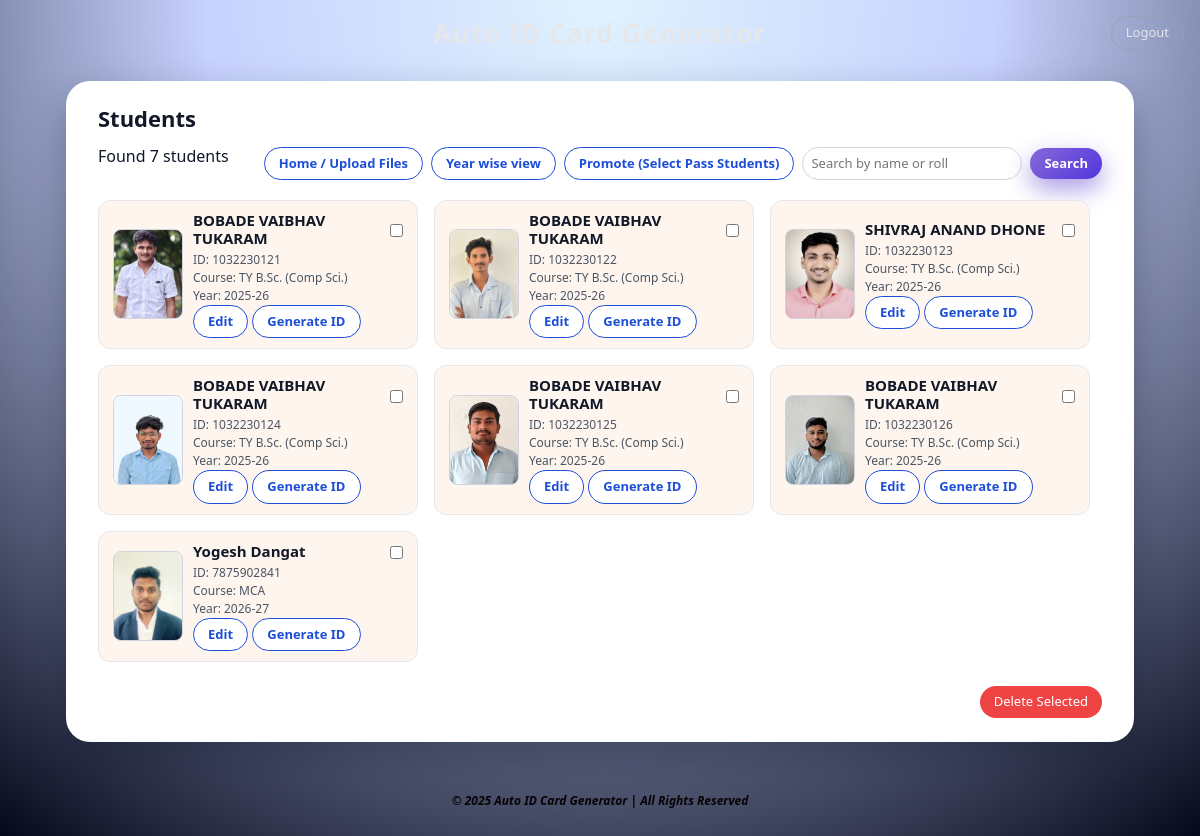
Page /students (signed in) on the committed database.
### database.py (models this page shows)
class Student(db.Model):
    __tablename__ = "students"
    id = db.Column(db.Integer, primary_key=True)
    student_code = db.Column(db.String(50), unique=True, nullable=False)  # roll / id
    full_name = db.Column(db.String(150), nullable=False)
    class_name = db.Column(db.String(80))
    year_text = db.Column(db.String(30))
    dob = db.Column(db.String(20))
    contact_no = db.Column(db.String(20))
    blood_group = db.Column(db.String(5))
    address_line1 = db.Column(db.String(200))
    address_line2 = db.Column(db.String(200))
    address_line3 = db.Column(db.String(200))
    photo_path = db.Column(db.String(255))  # static/uploads/photos/...

### app.py (the view)
    @app.route("/students")
    @login_required
    def students_list():
        q = request.args.get("q", "").strip()
        query = Student.query
        if q:
            query = query.filter(
                (Student.student_code.like(f"%{q}%"))
                | (Student.full_name.ilike(f"%{q}%"))
            )
        students = query.order_by(Student.student_code).all()
        return render_template("students_list.html", students=students, q=q)

### app.py (called while the page is built)
def login_required(view_func):
    from functools import wraps
    @wraps(view_func)
    def wrapper(*args, **kwargs):
        if not session.get("is_admin"):
            return redirect(url_for("login"))
        return view_func(*args, **kwargs)
    return wrapper

### templates/students_list.html (shortened to what this page needs)
{% extends "base.html" %}
{% block content %}
<section class="panel panel-centered">
  <h2>Students</h2>
  <div class="students-header-row">
    <p class="students-count">Found {{ students|length }} students</p>
    <form method="get"
          action="{{ url_for('students_list') }}"
          style="display:flex; gap:8px; align-items:center; flex-wrap:wrap;">
      <a href="{{ url_for('index') }}" class="btn-secondary btn-sm">
        Home / Upload Files
      </a>
      <a href="{{ url_for('students_by_year') }}" class="btn-secondary btn-sm">
        Year wise view
      </a>
      <a href="{{ url_for('promote_select') }}" class="btn-secondary btn-sm">
        Promote (Select Pass Students)
      </a>
      <input type="text"
             name="q"
             value="{{ q }}"
             placeholder="Search by name or roll"
             style="min-width:220px;">
      <button type="submit" class="btn-primary btn-sm">
        Search
      </button>
    </form>
  </div>
  <form method="post" action="{{ url_for('delete_selected_students') }}">
    <div class="preview-grid">
      {% for s in students %}
        <div class="preview-card">
          <div class="preview-photo">
            {% if s.photo_path %}
              <img src="{{ url_for('static',
                                   filename='uploads/photos/' + s.student_code + '.jpg') }}"
                   alt="Photo">
            {% else %}
              <div class="photo-placeholder">No Photo</div>
            {% endif %}
          </div>
          <div class="preview-info">
            <div style="display:flex; justify-content:space-between; align-items:center;">
              <h3>{{ s.full_name }}</h3>
              <input type="checkbox"
                     name="student_ids"
                     value="{{ s.id }}">
            </div>
            <p>ID: {{ s.student_code }}</p>
            <p>Course: {{ s.class_name }}</p>
            <p>Year: {{ s.year_text }}</p>
            <div class="preview-actions">
              <a href="{{ url_for('edit_student', student_id=s.id) }}"
                 class="btn-secondary btn-sm edit-btn">
                Edit
              </a>
              <a href="#"
                 class="btn-secondary btn-sm edit-btn"
                 data-bs-toggle="modal"
                 data-bs-target="#formatModal"
                 data-student-id="{{ s.id }}">
                Generate ID
              </a>
            </div>
          </div>
        </div>
      {% endfor %}
    </div>
    <div style="margin-top:16px; text-align:right;">
      <button type="submit"
              class="btn-danger btn-sm"
              onclick="return confirm('Are you sure you want to delete selected students?');">
        Delete Selected
      </button>
    </div>
  </form>
</section>
{% endblock %}

### static/css/styles.css (style rules this page uses)
*, *::before, *::after { box-sizing: border-box; margin: 0; padding: 0; }
html, body { height: 100%; }
body { margin: 0; font-family: system-ui, -apple-system, BlinkMacSystemFont, "Inter", "Poppins", "Roboto", "Segoe UI", sans-serif; background: radial-gradient(circle at top, #e0f2fe 0, #c7d2fe 38%, #020617 100%); color: #0f172a; -webkit-font-smoothing: antialiased; }
.panel, .panel-centered { background: #ffffff; color: #0f172a; border-radius: 24px; padding: 24px 32px; box-shadow: 0 18px 40px rgba(15, 23, 42, 0.35); max-width: 1100px; width: 100%; margin: 24px auto 40px; box-sizing: border-box; }
.panel-centered { text-align: left; }
.panel h2, .panel-centered h2 { margin: 0 0 12px; font-size: 22px; font-weight: 700; color: #111827; }
.btn-primary, .btn-secondary { display: inline-flex; align-items: center; justify-content: center; padding: 10px 24px; border-radius: 999px; border: none; cursor: pointer; font-weight: 600; font-size: 14px; text-decoration: none; min-width: 160px; text-align: center; gap: 6px; transition: background 0.2s ease, color 0.2s ease, transform 0.1s ease, box-shadow 0.2s ease; box-sizing: border-box; }
.btn-primary { background: linear-gradient(135deg, #3a0dc29f, hsl(250, 71%, 54%)); color: #ffffff; box-shadow: 0 10px 24px rgba(67, 34, 199, 0.45); }
.btn-secondary { background: #ffffff; color: #1d4ed8; border: 1px solid #1d4ed8; }
.btn-danger { background: #ef4444; color: #ffffff; border-radius: 999px; border: none; padding: 8px 18px; font-size: 13px; cursor: pointer; transition: background 0.2s ease, transform 0.1s ease; }
.btn-sm { padding: 6px 14px; font-size: 13px; min-width: auto; }
.preview-grid { display: flex; flex-wrap: wrap; gap: 16px; margin: 16px 0 24px; }
.preview-card { flex: 1 1 260px; max-width: 320px; background: #f9fafb; border-radius: 12px; padding: 10px 14px; box-sizing: border-box; display: flex; gap: 10px; align-items: center; border: 1px solid #e5e7eb; }
.panel-centered .preview-card { background: #fdf5ee; }
.preview-photo img, .preview-photo .photo-placeholder { width: 70px; height: 90px; border-radius: 8px; object-fit: cover; border: 1px solid #d1d5db; }
.preview-info { flex: 1; }
.preview-info h3 { margin: 0 0 4px; font-size: 15px; font-weight: 600; color: #111827; }
.preview-info p { margin: 0; font-size: 12px; color: #4b5563; }
.students-header-row { display: flex; flex-wrap: wrap; gap: 10px; justify-content: space-between; align-items: center; margin-bottom: 10px; }
.students-header-row form { display: flex; flex-wrap: wrap; gap: 8px; }
.students-header-row input[type="text"] { padding: 6px 8px; font-size: 13px; min-width: 180px; border-radius: 999px; border: 1px solid #d1d5db; }

### rows in the picture
Student: student_code (picture), full_name "BOBADE VAIBHAV TUKARAM", student_code "1032230121", class_name "TY B.Sc. (Comp Sci.)", year_text "2025-26"
Student: student_code (picture), full_name "BOBADE VAIBHAV TUKARAM", student_code "1032230122", class_name "TY B.Sc. (Comp Sci.)", year_text "2025-26"
Student: student_code (picture), full_name "SHIVRAJ ANAND DHONE", student_code "1032230123", class_name "TY B.Sc. (Comp Sci.)", year_text "2025-26"
Student: student_code (picture), full_name "BOBADE VAIBHAV TUKARAM", student_code "1032230124", class_name "TY B.Sc. (Comp Sci.)", year_text "2025-26"
Student: student_code (picture), full_name "BOBADE VAIBHAV TUKARAM", student_code "1032230125", class_name "TY B.Sc. (Comp Sci.)", year_text "2025-26"
Student: student_code (picture), full_name "BOBADE VAIBHAV TUKARAM", student_code "1032230126", class_name "TY B.Sc. (Comp Sci.)", year_text "2025-26"
Student: student_code (picture), full_name "Yogesh Dangat", student_code "7875902841", class_name "MCA", year_text "2026-27"

### other values in the picture
{{ students|length }} "7"
